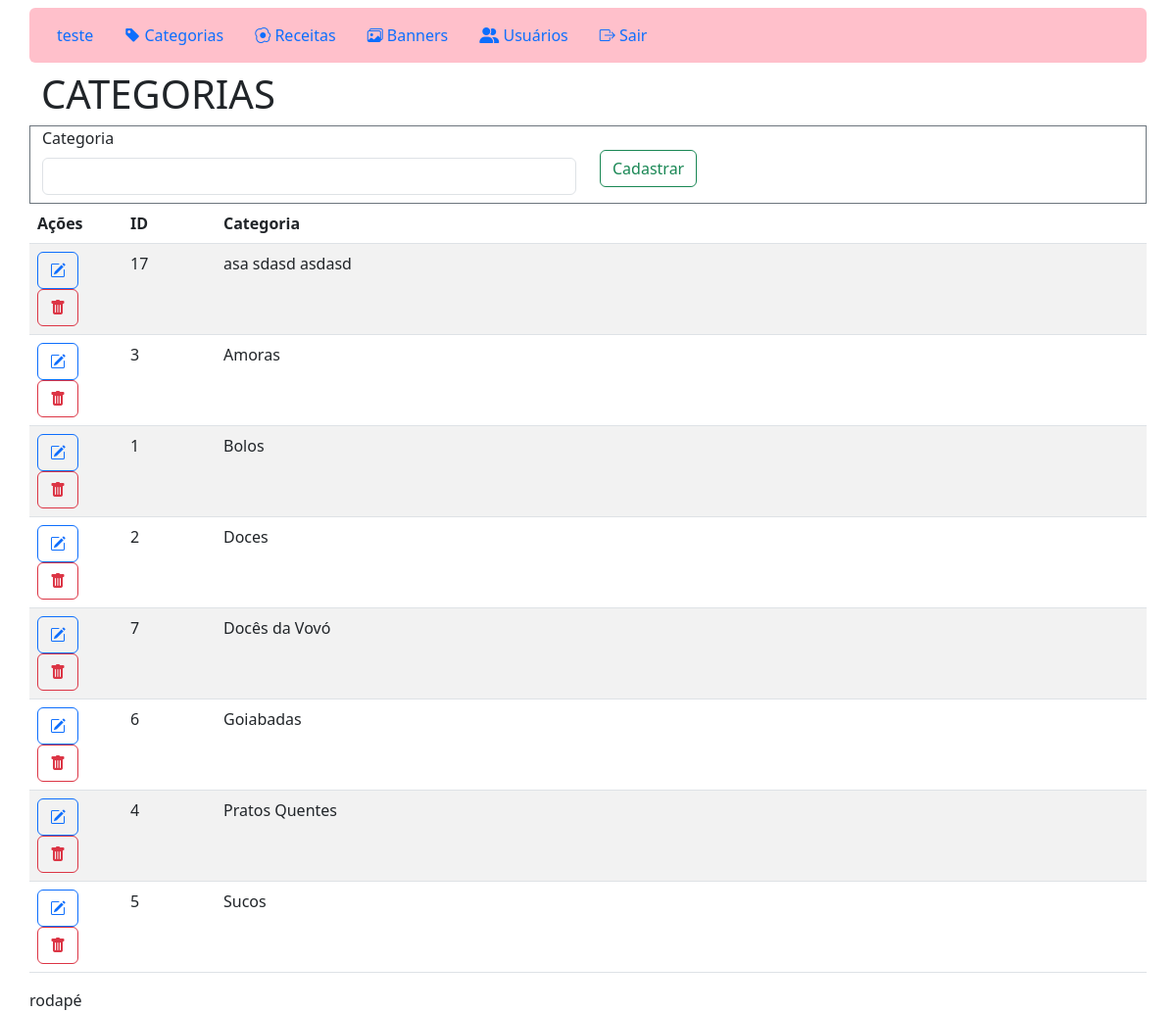
The page /adm/categorias.php (signed in) on the database its author committed.
### tables this page shows
CREATE TABLE `categorias` (
  `id_categoria` int(11) NOT NULL AUTO_INCREMENT,
  `categoria` varchar(45) NOT NULL,
  `excluido` int(11) DEFAULT '0',
  PRIMARY KEY (`id_categoria`)
);

### adm/class/Conexao.php (called while the page is built, shortened)
<?php
class Conexao
{
    protected static $db;
    private function __construct()
    {
        $db_host    = "127.0.0.1";
        $db_nome    = "t94";
        $db_usuario = "root";
        $db_senha   = "";
        $db_driver  = "mysql";
        $db_porta   = "3306";
       try
        {
            self::$db = new PDO("$db_driver:host=$db_host; port=$db_porta; dbname=$db_nome", $db_usuario, $db_senha);
            self::$db->setAttribute(PDO::ATTR_ERRMODE, PDO::ERRMODE_EXCEPTION);
            self::$db->exec('SET NAMES utf8');
        }
        catch (PDOException $e)
        {
            echo 'Falha na conexão: ' . $e->getMessage();
        }
    }
    public static function conexao()
    {
        return self::$db;
    }
}
?>

### adm/class/Categoria.php (called while the page is built, shortened)
<?php
class Categoria extends Conexao
{
	public $pdo;
    public function __construct()
    {
        $this->pdo = Conexao::conexao();
    }
    public function listar(){
    	$sql = $this->pdo->prepare('SELECT * FROM categorias WHERE excluido = 0 ORDER BY categoria');
    	$sql->execute();
    	$dados = $sql->fetchAll(PDO::FETCH_OBJ);
    	return $dados;
    }
}
?>

### adm/categorias.php (the view, shortened to what this page needs)
<!DOCTYPE html>
<html lang="pt-BR">
<head>
    <?php
    include_once('inc/css.php');
    ?>
</head>
<body>
    <div class="container">
        <?php include_once('inc/menu-adm.php'); ?>
        <div class="row">
            <h1>CATEGORIAS</h1>
            <form action="?" method="post" class="border border-secondary p2 m2">
                <div class="row">
                    <div class="col-md-6 mb-2">
                        <label class="form-label" for="categoria">
                            Categoria
                        </label>
                        <input class="form-control" type="text"
                        name="categoria" id="categoria" value="" required>
                    </div>
                    <div class="col-md-2">
                        <input class="btn btn-outline-success mt-4" type="submit"
                        name="btnCadastrar" id="btnCadastrar"  value="Cadastrar">
                    </div>
                </div>
            </form>
            <table class="table table-striped table-hover">
                <thead>
                    <tr>
                        <th class="col-md-1">Ações</th>
                        <th class="col-md-1">ID</th>
                        <th>Categoria</th>
                    </tr>
                </thead>
                <tbody>
                    <?php
                    $objCategoria = new Categoria();
                    $categorias = $objCategoria->listar();
                    foreach ($categorias as $categoria) {
                    ?>
                        <tr>
                            <td>
                                <a class="btn btn-outline-primary mr-1"
                                 href="categoria-editar.php?id=<?php echo $categoria->id_categoria; ?>"
                                >
                                    <i class="bi bi-pencil-square"></i>
                                </a>
                                <a class="btn btn-outline-danger"
                                href="categoria-excluir.php?id=<?php echo $categoria->id_categoria; ?>">
                                    <i class="bi bi-trash-fill"></i>
                                </a>
                            </td>
                            <td><?php echo $categoria->id_categoria; ?></td>
                            <td><?php echo $categoria->categoria; ?></td>
                        </tr>
                    <?php
                    }
                    ?>
                </tbody>
            </table>
        </div>
        <div class="row">
            rodapé
        </div>
    </div>
</body>
</html>

### rows shown on the page
categorias: id_categoria "17", categoria "asa sdasd asdasd"
categorias: id_categoria "3", categoria "Amoras"
categorias: id_categoria "1", categoria "Bolos"
categorias: id_categoria "2", categoria "Doces"
categorias: id_categoria "7", categoria "Docês da Vovó"
categorias: id_categoria "6", categoria "Goiabadas"
categorias: id_categoria "4", categoria "Pratos Quentes"
categorias: id_categoria "5", categoria "Sucos"

### other values the page prints
$_SESSION['nome'] "teste"
